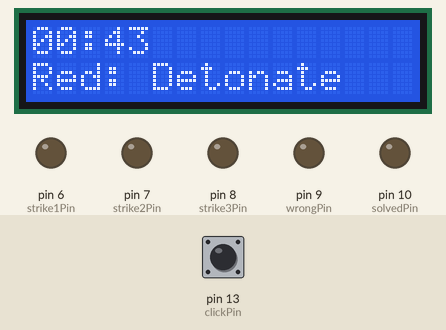
Simulated run of this sketch. Board: Arduino Uno, built with avr-gcc and run on an emulated ATmega328P. On the bench: 16×2 character LCD, output pins drawn as LEDs (lit = HIGH). Dashed ring = blinking. Inputs (shaded band) come from the test bench; at power-on: pin 13 (clickPin) LOW. Random numbers use the default seed unless the sketch sets one.

Above: at 1.2 s.
1.3 s: pin 13 (clickPin) driven HIGH
At 2.4 s:
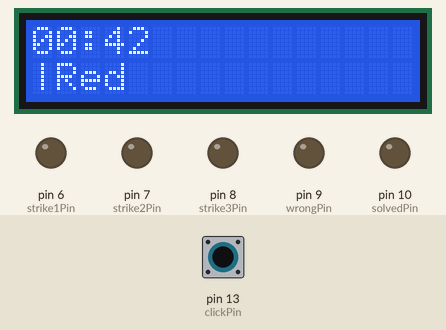
4.3 s: pin 13 (clickPin) driven LOW
At 5.8 s:
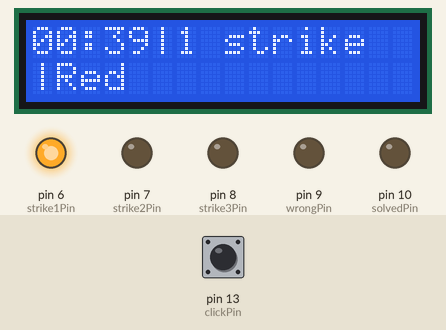
6.1 s: pin 13 (clickPin) pulsed HIGH 2 times (0.12 s each, 0.3 s apart)
At 6.67 s:
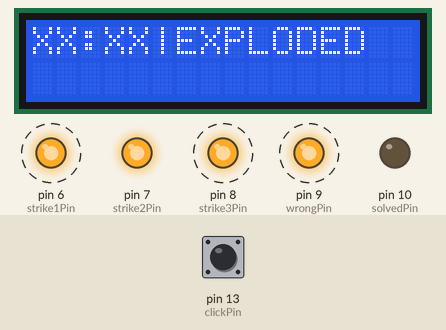
Timing chart, 0 to 14.2 s (numbered marks = the images above; inputs shaded):
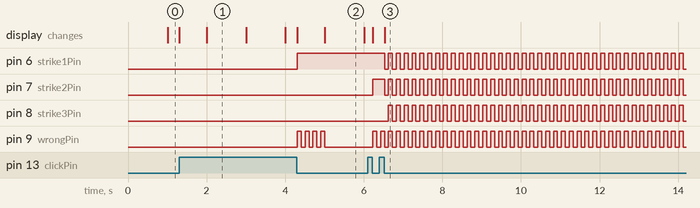

The sketch:

index.ino
```cpp
#include <LiquidCrystal.h>
#include "OutputStorage.h"

// pins
const int strike1Pin = 6;
const int strike2Pin = 7;
const int strike3Pin = 8;
const int wrongPin = 9;
const int solvedPin = 10;
const int clickPin = 13;

// sys


int strikes = 0;
boolean exploded = false;
boolean passed = false;
const long bombTime = 1000L * 60 * .75;

boolean pressed = false;
uint16_t pressedTime = 0;

boolean holding = false;
String holdingColor = "";

uint16_t strikeBlinkingTime = 100;
uint16_t strikeBlinkingTimeL = 0;
long strikeBlinkingIterations = 0;

uint16_t passBombTime = 0;

//
OutputStorage outputStorage = OutputStorage();

String buttonText[] = {
  "Hold",
  "Abort",
  "Detonate"
};

String buttonColor[] = {
  "Blue",
  "White",
  "Yellow",
  "Red"
};

String holdColors[] = {
  "Blue",
  "White",
  "Yellow",
  "Black",
  "Red"
};

String buttonConfig[2] = {};

const int rs = 12, en = 11, d4 = 5, d5 = 4, d6 = 3, d7 = 2;
LiquidCrystal lcd(rs, en, d4, d5, d6, d7);

void setup() {
  randomSeed(analogRead(0));
  Serial.begin(9600); // transport freq
  lcd.begin(16, 2);

  // pins
  pinMode(strike1Pin, OUTPUT);
  pinMode(strike2Pin, OUTPUT);
  pinMode(strike3Pin, OUTPUT);
  pinMode(wrongPin, OUTPUT);
  pinMode(solvedPin, OUTPUT);
  pinMode(clickPin, INPUT);

  // button conf
  // text
  buttonConfig[0] = buttonText[ random(sizeof(buttonText) / sizeof(String)) ];
  // color
  buttonConfig[1] = buttonColor[ random(sizeof(buttonColor) / sizeof(String)) ];
}

String nollFix(String v) {
  if (v.length() == 1) return "0" + v;
  return v;
}

uint16_t secondsLeft() {
  return (bombTime - millis()) / 1000;
}

void onClick() {
  if(exploded || passed) return;

  String col = buttonConfig[1];
  String text = buttonConfig[0];

  /*
    . If the button is blue and the button says "Abort", hold the button and refer to "Releasing a Held Button".
    . If the button is yellow, hold the button and refer to "Releasing a Held Button".
    . If the button is red and the button says "Hold", press and immediately release the button.
    . If none of the above apply, hold the button and refer to "Releasing a Held Button".
  */

  if (col == "Blue" && text == "Abort") requireHolding();
  else if (col == "Yellow") requireHolding();
  else if (col == "Red" && text == "Hold"); // wait for onRelease();
  else requireHolding();
}

void requireHolding() {
  if (holding) return;

  holding = true;
  holdingColor = holdColors[ random(0, sizeof(holdColors) / sizeof(String)) ];
}

void onRelease() {
  if(exploded || passed) return;

  int releaseGain = 600; // ms

  if (holding) { // should be holded? // XXX
    /*
      "Blue" - 4,
      "White" - 1,
      "Yellow" - 5,
      Other - 1
    */
    String waitingFor = "1";
    if (holdingColor == "Blue") waitingFor = "4";
    else if (holdingColor == "White") waitingFor = "1";
    else if (holdingColor == "Yellow") waitingFor = "5";

    if (getTimeOutput().indexOf(waitingFor) != -1) {
      passBomb();
    } else {
      countStrike();
    }
  } else if (millis() - pressedTime <= 600) { // fast release
    passBomb();
  } else { // BOOM! BOOM!
    countStrike();
  }
}

void passBomb() {
  passed = true;
  strikes = 0;
  passBombTime = secondsLeft();
}

void explodeBomb() {
  exploded = true;
  startStrikeBlinking(2 ^ 3185);
}

void countStrike() {
  if (++strikes >= 3) { // out of strikes
    explodeBomb();
  } else {
    startStrikeBlinking(4);
  }
}

void startStrikeBlinking(int v) {
  strikeBlinkingIterations = v * 2;
}

String getTimeOutput() {
  if(exploded) return "XX:XX";

  const uint16_t timeLeft = (!passed) ? secondsLeft() : passBombTime;
  const String timeLeftM = nollFix(String( (int) floor(timeLeft / 60) ));
  const String timeLeftS = nollFix(String( (int) floor(timeLeft % 60) ));
  const String timeOutput = timeLeftM + ":" + timeLeftS;

  return timeOutput;
}

void loop() {
  // time & ifno
  String timeOutput = getTimeOutput();
  if (passed) timeOutput += "|PASSED";
  else if (exploded) timeOutput += "|EXPLODED";
  else if (strikes > 0) timeOutput += "|" + String(strikes) + " strike" + ((strikes > 1) ? "s" : "");
  // button
  const String buttonOutput = (!exploded && !passed) ? (!holding) ? buttonConfig[1] + ": " + buttonConfig[0] : "|" + holdingColor : "";
  // check if display should be rerendered
  const boolean rerender = timeOutput != outputStorage.getTime() || buttonOutput != outputStorage.getButton();

  if (rerender) {
    lcd.clear();

    // time
    lcd.setCursor(0, 0); // 1 symbol, 1 line
    lcd.print(timeOutput);
    outputStorage.setTime(timeOutput);

    // button info
    lcd.setCursor(0, 1); // 1 symbol, 2 line
    lcd.print(buttonOutput);
    outputStorage.setButton(buttonOutput);
  }

  // strikes & passed
  if (strikes >= 1 && !exploded) digitalWrite(strike1Pin, HIGH);
  if (strikes >= 2 && !exploded) digitalWrite(strike2Pin, HIGH);
  if (strikes == 3 && !exploded) digitalWrite(strike3Pin, HIGH);

  // strike blinking
  if (strikeBlinkingIterations && millis() - strikeBlinkingTimeL >= strikeBlinkingTime) {
    int nextState = (digitalRead(wrongPin) != HIGH) ? HIGH : LOW;
    // perform the action
    digitalWrite(wrongPin, nextState);
    if (exploded) {
      digitalWrite(strike1Pin, nextState);
      digitalWrite(strike2Pin, nextState);
      digitalWrite(strike3Pin, nextState);
    }

    // execute a next iteration
    if (--strikeBlinkingIterations > 0) {
      strikeBlinkingTimeL = millis();
    }
  }

  if (passed && !exploded) digitalWrite(solvedPin, HIGH);

  // button click
  boolean _pressed = digitalRead(clickPin) == 1;
  if (!pressed && _pressed) {
    onClick();
    pressed = _pressed;
    pressedTime = millis();
  } else if (pressed && !_pressed) {
    onRelease();
    pressed = _pressed;
  }

  if (!passed && !exploded && secondsLeft() <= 0) explodeBomb();
}
```

OutputStorage.h
```cpp
class OutputStorage {
  private:
    String time = "";
    String button = "";
  public:
    // time
    void setTime(String time) {
      this->time = time;
    }
    String getTime() {
      return this->time;
    }
    // button
    void setButton(String button) {
      this->button = button;
    }
    String getButton() {
      return this->button;
    }
};
```

Measured:
- after the input at 4.3 s, pin 6 (strike1Pin): LOW → HIGH at once; pin 9 (wrongPin): alternates HIGH for 0.10 s and LOW for 0.10 s, 8 changes in all, then stays LOW, starting at once
- after the input at 6.1 s, pin 6 (strike1Pin): alternates HIGH for 0.10 s and LOW for 0.10 s, starting after 0.43 s; pin 7 (strike2Pin): LOW → HIGH after 0.13 s, then repeats every 0.20 s: LOW 0.10 s, HIGH 0.10 s
- what the display in image 1 shows lasts 1.0 s, from 2.0 s to 3.0 s
